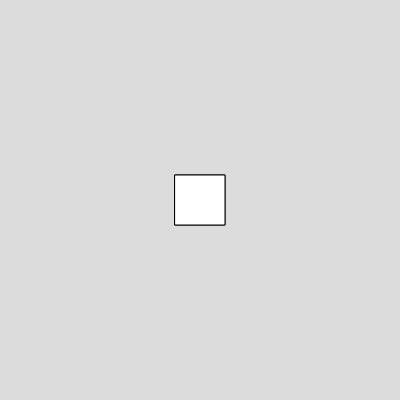
Frame 1 (no input)
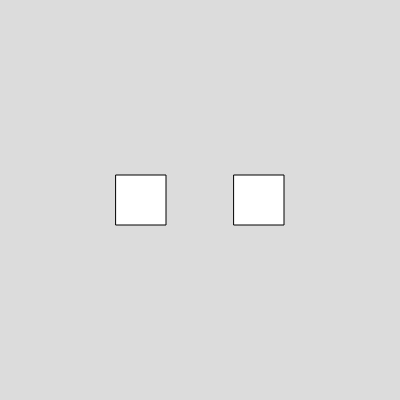
Frame 60 (no input)
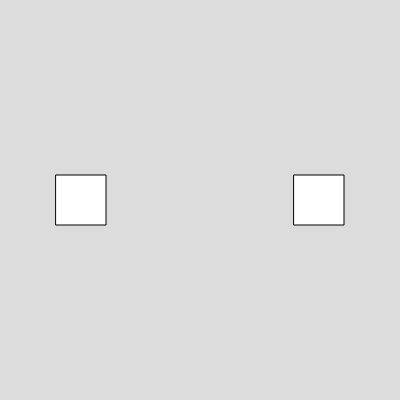
Frame 120 (the mouse pressed at the canvas centre since frame 60)

The p5.js sketch that drew these frames (run headless with seeded random() and noise() and a simulated clock; from frame 60 on, the mouse is pressed at the canvas centre):

// p5.js sketch
// ── sketch.js
var box1
var box2
function setup() 
{
  createCanvas(400, 400);
  box1 = new Box()
  box2 = new Box()
}

function draw() 
{
  background(220);
  box1.show()
  box1.speed(1)
  box2.show()
  box2.speed(-1)
}
// ── box.js
class Box
  {
    constructor()
    {
      this.x = 175
      this.y = 175
      this.w = 50
      this.h = 50

    }
    show() 
    {
      rect(this.x,this.y,this.w,this.h)
    }
    speed(v)
    {
      this.x += v
    }
  }
